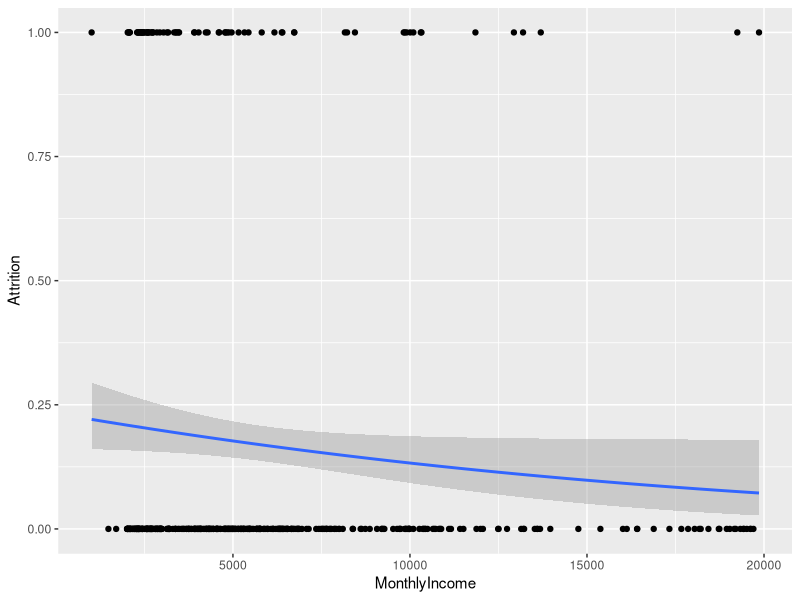
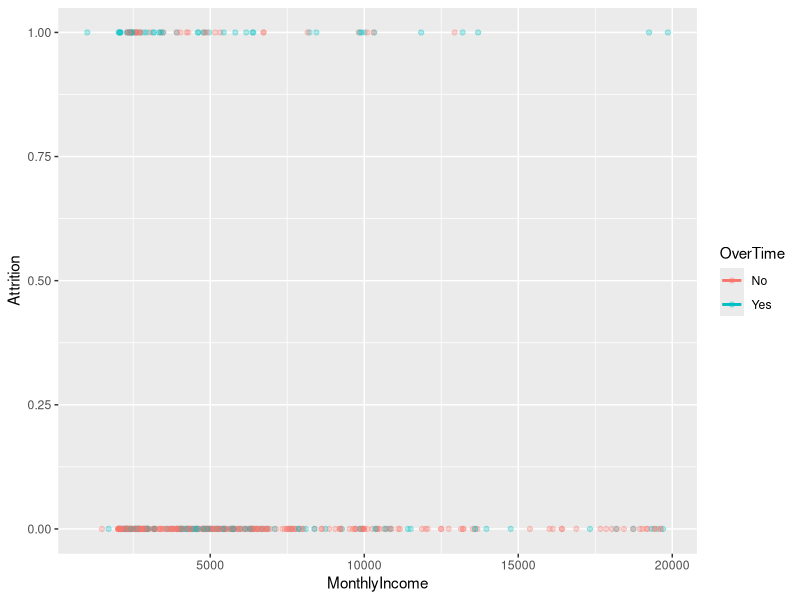

Here is the R script that generated these plots, in order:
## ---- chunk 1
knitr::opts_chunk$set(echo = TRUE)
library(dplyr)     # for data wrangling
library(ggplot2)   # for awesome plotting
library(rsample)   # for data splitting
library(recipes)   # data preprocessing
library(caret)     # for logistic regression modeling
## ---- chunk 2
#
data("attrition", package = "modeldata")

df <- attrition %>% mutate_if(is.ordered, factor, ordered = FALSE)

# Create training (70%) and test (30%) sets for the 
# rsample::attrition data.
set.seed(123)  # for reproducibility 
churn_split <- initial_split(attrition, prop = .70)
churn_train <- training(churn_split)
churn_test  <- testing(churn_split)
## ---- chunk 3
#specify and prep recipe
churn_rec <- recipe(Attrition ~., data = churn_train) %>% 
  step_integer(Attrition, zero_based = T) %>% 
  prep(churn_train)

#bake recipe with training data
churn_baked_train <- bake(churn_rec, new_data = churn_train)
## ---- chunk 4
#MonthlyIncome
model_inc <- glm(Attrition ~ MonthlyIncome, family = "binomial", data = churn_baked_train)
  
#OverTime
model_time <- glm(Attrition ~ OverTime, family = "binomial", data = churn_baked_train)
## ---- chunk 5
broom::tidy(model_inc)
broom::tidy(model_time)
## ---- chunk 6
#exponentiate the coefficients from model objects for interpretation. Gives us changes in odds of attrition
exp(coef(model_inc))
exp(coef(model_time))
## ---- chunk 7
churn_baked_test <-  bake(churn_rec, new_data = churn_test)
## ---- chunk 8
ggplot(churn_baked_test, aes(x = MonthlyIncome, y = Attrition))+
  geom_point()+
  stat_smooth(method = "glm", se = T, method.args  = list(family = "binomial"))
## ---- chunk 9

model_both <- glm(
  Attrition ~ MonthlyIncome + OverTime,
  family = "binomial", 
  data = churn_baked_train
  )
## ---- chunk 10
ggplot(churn_baked_test, aes(x = MonthlyIncome, y = Attrition, color = OverTime))+
  geom_point(alpha = .3)+
  stat_smooth(method = "glm", se = F, method.args = list(family = "binomial "))
